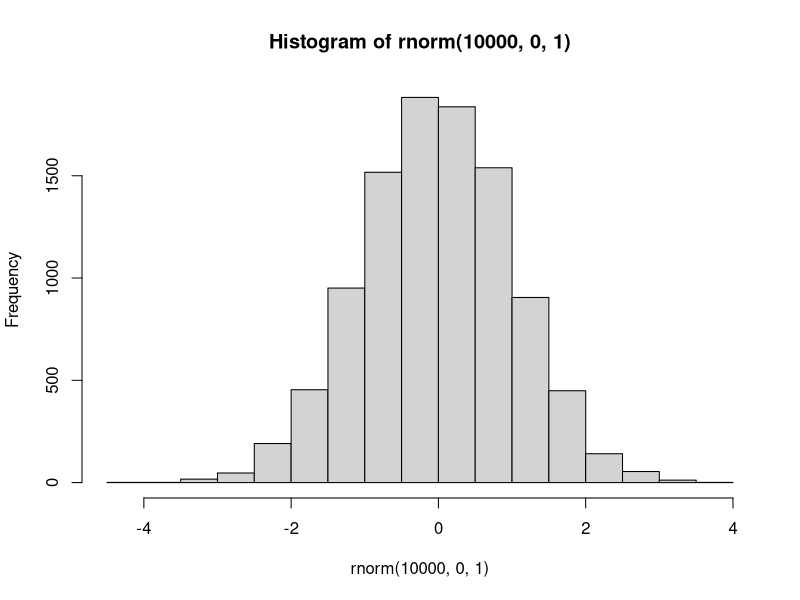
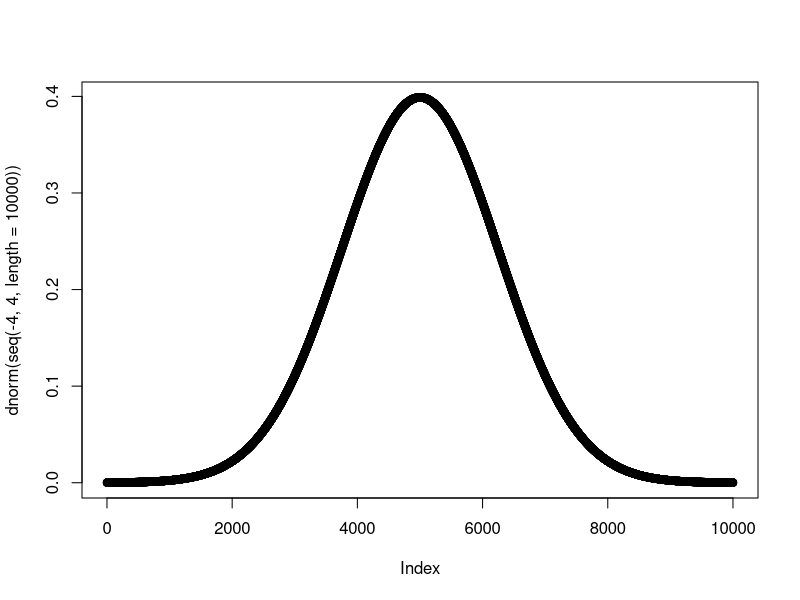

The R script that drew these images, in order:
## ---- chunk 1
knitr::opts_chunk$set(echo = TRUE)
## ---- chunk 2
# histogram the distribution of 10 thousand random gaussian samples
hist(rnorm(10000, 0, 1))

# the plot of the probability density function for the above random varibale
plot(dnorm(seq(-4, 4, length = 10000)))
## ---- chunk 3
# calculates the expected values of (x^4) empirically out of n samples
calc.e.x4 = function (n)
{
  x = 0
  for (i in 1:n)
    x = x + rnorm(1, 0, 1)^4
  
  return (x / n)
}

# 10 thousand samples
print(calc.e.x4(10000))

# 50 thousand samples
print(calc.e.x4(50000))
